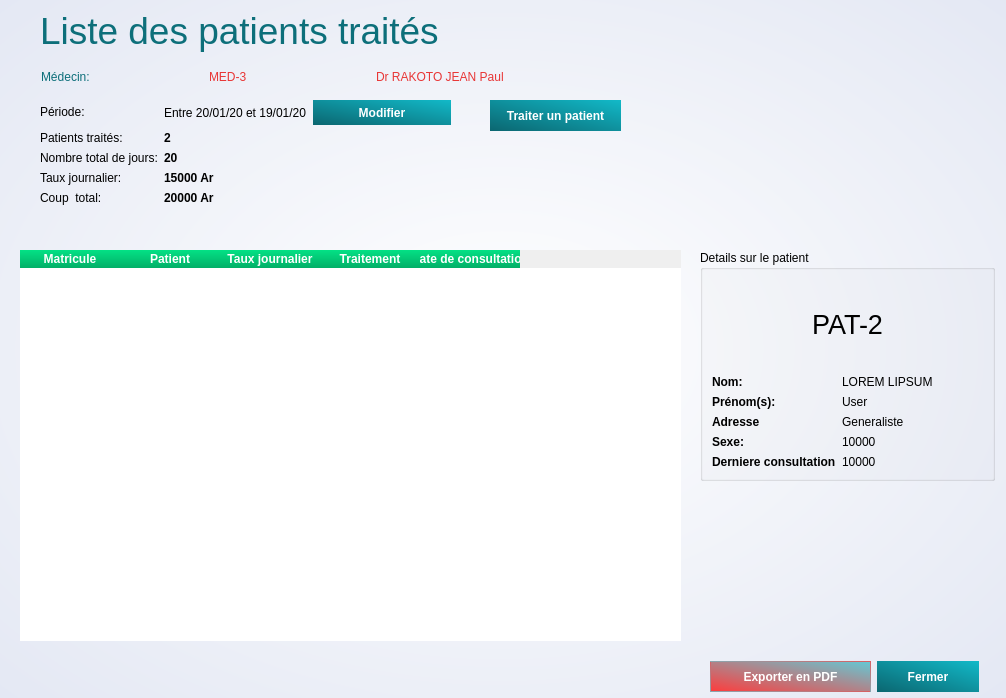
<?xml version="1.0" encoding="UTF-8"?>
<ui version="4.0">
 <class>VoirPatDuMed</class>
 <widget class="QDialog" name="VoirPatDuMed">
  <property name="geometry">
   <rect>
    <x>0</x>
    <y>0</y>
    <width>1006</width>
    <height>698</height>
   </rect>
  </property>
  <property name="minimumSize">
   <size>
    <width>1006</width>
    <height>698</height>
   </size>
  </property>
  <property name="maximumSize">
   <size>
    <width>1006</width>
    <height>698</height>
   </size>
  </property>
  <property name="windowTitle">
   <string>Dialog</string>
  </property>
  <property name="styleSheet">
   <string notr="true">#VoirPatDuMed{
background-color: qradialgradient(spread:pad, cx:0.494318, cy:0.5, radius:0.859, fx:0.5, fy:0.5, stop:0 rgba(255, 255, 255, 255), stop:1 rgba(222, 227, 241, 255));
}
#medTable{
	selection-background-color: rgb(13, 111, 122);
	alternate-background-color: rgb(240, 247, 255);
	selection-color: white;
	border: none;
}
#medTable QHeaderView::section{
	background-color: qlineargradient(spread:pad, x1:0.5, y1:1, x2:0.477, y2:0, stop:0 rgba(2, 175, 103, 255), stop:1 rgba(3, 225, 133, 255));
color: white;
border: none;
font-weight: bold;
}
*{
font: 75 11pt &quot;Calibri&quot;;
}</string>
  </property>
  <widget class="QWidget" name="layoutWidget">
   <property name="geometry">
    <rect>
     <x>40</x>
     <y>100</y>
     <width>411</width>
     <height>149</height>
    </rect>
   </property>
   <layout class="QFormLayout" name="formLayout_2">
    <item row="0" column="0">
     <widget class="QLabel" name="label_13">
      <property name="text">
       <string>Période:</string>
      </property>
     </widget>
    </item>
    <item row="0" column="1">
     <layout class="QHBoxLayout" name="horizontalLayout">
      <item>
       <widget class="QLabel" name="critereLbl">
        <property name="text">
         <string>Entre 20/01/20 et 19/01/20</string>
        </property>
       </widget>
      </item>
      <item>
       <widget class="QPushButton" name="critereBtn">
        <property name="minimumSize">
         <size>
          <width>70</width>
          <height>25</height>
         </size>
        </property>
        <property name="styleSheet">
         <string notr="true">#critereBtn{
border:none;
background-color: qlineargradient(spread:pad, x1:0, y1:1, x2:1, y2:0, stop:0 rgba(11, 102, 112, 255), stop:1 rgba(18, 185, 200, 255));
color: rgb(232, 54, 54);
color: white;
font-weight: bold;
}
#critereBtn:hover{
background-color: qlineargradient(spread:pad, x1:0, y1:1, x2:1, y2:0, stop:0 rgba(9, 87, 94, 255), stop:1 rgba(15, 174, 182, 255));
}</string>
        </property>
        <property name="text">
         <string>Modifier</string>
        </property>
       </widget>
      </item>
     </layout>
    </item>
    <item row="1" column="0">
     <widget class="QLabel" name="label">
      <property name="text">
       <string>Patients traités:</string>
      </property>
     </widget>
    </item>
    <item row="1" column="1">
     <widget class="QLabel" name="effectif">
      <property name="styleSheet">
       <string notr="true">font-weight: bold;</string>
      </property>
      <property name="text">
       <string>2</string>
      </property>
     </widget>
    </item>
    <item row="2" column="0">
     <widget class="QLabel" name="label_5">
      <property name="text">
       <string>Nombre total de jours:</string>
      </property>
     </widget>
    </item>
    <item row="2" column="1">
     <widget class="QLabel" name="totalJours">
      <property name="styleSheet">
       <string notr="true">font-weight: bold;</string>
      </property>
      <property name="text">
       <string>20</string>
      </property>
     </widget>
    </item>
    <item row="3" column="0">
     <widget class="QLabel" name="label_8">
      <property name="text">
       <string>Taux journalier: </string>
      </property>
     </widget>
    </item>
    <item row="4" column="0">
     <widget class="QLabel" name="label_6">
      <property name="text">
       <string>Coup  total:</string>
      </property>
     </widget>
    </item>
    <item row="4" column="1">
     <widget class="QLabel" name="coupTotal">
      <property name="styleSheet">
       <string notr="true">font-weight: bold;</string>
      </property>
      <property name="text">
       <string>20000 Ar</string>
      </property>
     </widget>
    </item>
    <item row="3" column="1">
     <widget class="QLabel" name="taux">
      <property name="styleSheet">
       <string notr="true">font-weight: bold;</string>
      </property>
      <property name="text">
       <string>15000 Ar</string>
      </property>
     </widget>
    </item>
   </layout>
  </widget>
  <widget class="QLabel" name="label_7">
   <property name="geometry">
    <rect>
     <x>40</x>
     <y>10</y>
     <width>621</width>
     <height>44</height>
    </rect>
   </property>
   <property name="styleSheet">
    <string notr="true">color: rgb(13, 111, 122);
font: 75 26pt &quot;Calibri&quot;;</string>
   </property>
   <property name="text">
    <string>&lt;!DOCTYPE HTML PUBLIC &quot;-//W3C//DTD HTML 4.0//EN&quot; &quot;http://www.w3.org/TR/REC-html40/strict.dtd&quot;&gt;
&lt;html&gt;&lt;head&gt;&lt;meta name=&quot;qrichtext&quot; content=&quot;1&quot; /&gt;&lt;style type=&quot;text/css&quot;&gt;
p, li { white-space: pre-wrap; }
&lt;/style&gt;&lt;/head&gt;&lt;body style=&quot; font-family:'Calibri'; font-size:26pt; font-weight:72; font-style:normal;&quot;&gt;
&lt;p style=&quot; margin-top:12px; margin-bottom:12px; margin-left:0px; margin-right:0px; -qt-block-indent:0; text-indent:0px;&quot;&gt;&lt;span style=&quot; font-family:'Quantify'; font-size:28pt; font-weight:400;&quot;&gt;Liste des patients traités&lt;/span&gt;&lt;/p&gt;&lt;/body&gt;&lt;/html&gt;</string>
   </property>
  </widget>
  <widget class="QTableWidget" name="medTable">
   <property name="geometry">
    <rect>
     <x>20</x>
     <y>250</y>
     <width>661</width>
     <height>391</height>
    </rect>
   </property>
   <property name="styleSheet">
    <string notr="true"/>
   </property>
   <column>
    <property name="text">
     <string>Matricule</string>
    </property>
   </column>
   <column>
    <property name="text">
     <string>Patient</string>
    </property>
   </column>
   <column>
    <property name="text">
     <string>Taux journalier</string>
    </property>
   </column>
   <column>
    <property name="text">
     <string>Traitement</string>
    </property>
   </column>
   <column>
    <property name="text">
     <string>Date de consultation</string>
    </property>
   </column>
  </widget>
  <widget class="QGroupBox" name="medDetailsGroup_2">
   <property name="geometry">
    <rect>
     <x>700</x>
     <y>250</y>
     <width>295</width>
     <height>231</height>
    </rect>
   </property>
   <property name="styleSheet">
    <string notr="true">#medDetailsGroup{
background-color: qlineargradient(spread:pad, x1:0.494, y1:0.960227, x2:0.465636, y2:0, stop:0 rgba(49, 176, 235, 255), stop:1 rgba(255, 255, 255, 255));
background-color: qlineargradient(spread:pad, x1:0, y1:0.989, x2:1, y2:0, stop:0 rgba(183, 212, 255, 255), stop:1 rgba(255, 255, 255, 255));
background-color: qlineargradient(spread:pad, x1:0, y1:0.989, x2:1, y2:0, stop:0 rgba(222, 237, 255, 255), stop:1 rgba(255, 255, 255, 255));
background-color:qlineargradient(spread:pad, x1:0, y1:1, x2:1, y2:0, stop:0 rgba(144, 250, 197, 255), stop:1 rgba(132, 165, 253, 255)) ;

}</string>
   </property>
   <property name="title">
    <string>Details sur le patient</string>
   </property>
   <layout class="QVBoxLayout" name="verticalLayout">
    <item>
     <layout class="QVBoxLayout" name="infoMedLayout_2">
      <item>
       <layout class="QHBoxLayout" name="horizontalLayout_8">
        <item>
         <spacer name="horizontalSpacer_2">
          <property name="orientation">
           <enum>Qt::Horizontal</enum>
          </property>
          <property name="sizeHint" stdset="0">
           <size>
            <width>40</width>
            <height>20</height>
           </size>
          </property>
         </spacer>
        </item>
        <item>
         <widget class="QLabel" name="numPatLbl">
          <property name="styleSheet">
           <string notr="true">text-align: center;
font-size: 20pt;</string>
          </property>
          <property name="text">
           <string>PAT-2</string>
          </property>
         </widget>
        </item>
        <item>
         <spacer name="horizontalSpacer_4">
          <property name="orientation">
           <enum>Qt::Horizontal</enum>
          </property>
          <property name="sizeHint" stdset="0">
           <size>
            <width>40</width>
            <height>20</height>
           </size>
          </property>
         </spacer>
        </item>
       </layout>
      </item>
      <item>
       <layout class="QFormLayout" name="formLayout_3">
        <item row="0" column="0">
         <widget class="QLabel" name="label_15">
          <property name="text">
           <string>&lt;html&gt;&lt;head/&gt;&lt;body&gt;&lt;p&gt;&lt;span style=&quot; font-weight:600;&quot;&gt;Nom:&lt;/span&gt;&lt;/p&gt;&lt;/body&gt;&lt;/html&gt;</string>
          </property>
         </widget>
        </item>
        <item row="0" column="1">
         <widget class="QLabel" name="nomPatLbl">
          <property name="text">
           <string>LOREM LIPSUM</string>
          </property>
         </widget>
        </item>
        <item row="1" column="0">
         <widget class="QLabel" name="label_16">
          <property name="text">
           <string>&lt;html&gt;&lt;head/&gt;&lt;body&gt;&lt;p&gt;&lt;span style=&quot; font-weight:600;&quot;&gt;Prénom(s):&lt;/span&gt;&lt;/p&gt;&lt;/body&gt;&lt;/html&gt;</string>
          </property>
         </widget>
        </item>
        <item row="1" column="1">
         <widget class="QLabel" name="prenomPatLbl">
          <property name="text">
           <string>User</string>
          </property>
         </widget>
        </item>
        <item row="2" column="0">
         <widget class="QLabel" name="label_18">
          <property name="text">
           <string>&lt;html&gt;&lt;head/&gt;&lt;body&gt;&lt;p&gt;&lt;span style=&quot; font-weight:600;&quot;&gt;Adresse&lt;/span&gt;&lt;/p&gt;&lt;/body&gt;&lt;/html&gt;</string>
          </property>
         </widget>
        </item>
        <item row="2" column="1">
         <widget class="QLabel" name="adressePatLbl">
          <property name="text">
           <string>Generaliste</string>
          </property>
         </widget>
        </item>
        <item row="3" column="0">
         <widget class="QLabel" name="label_19">
          <property name="text">
           <string>&lt;html&gt;&lt;head/&gt;&lt;body&gt;&lt;p&gt;&lt;span style=&quot; font-weight:600;&quot;&gt;Sexe:&lt;/span&gt;&lt;/p&gt;&lt;/body&gt;&lt;/html&gt;</string>
          </property>
         </widget>
        </item>
        <item row="3" column="1">
         <widget class="QLabel" name="sexePatLbl">
          <property name="text">
           <string>10000</string>
          </property>
         </widget>
        </item>
        <item row="4" column="0">
         <widget class="QLabel" name="label_25">
          <property name="text">
           <string>&lt;html&gt;&lt;head/&gt;&lt;body&gt;&lt;p&gt;&lt;span style=&quot; font-weight:600;&quot;&gt;Derniere consultation&lt;/span&gt;&lt;/p&gt;&lt;/body&gt;&lt;/html&gt;</string>
          </property>
         </widget>
        </item>
        <item row="4" column="1">
         <widget class="QLabel" name="lastConsu">
          <property name="text">
           <string>10000</string>
          </property>
         </widget>
        </item>
       </layout>
      </item>
     </layout>
    </item>
   </layout>
  </widget>
  <widget class="QWidget" name="layoutWidget">
   <property name="geometry">
    <rect>
     <x>41</x>
     <y>60</y>
     <width>497</width>
     <height>34</height>
    </rect>
   </property>
   <layout class="QHBoxLayout" name="horizontalLayout_2">
    <item>
     <widget class="QLabel" name="numPat_3">
      <property name="styleSheet">
       <string notr="true">font: 20pt &quot;Quantify&quot;;
color:rgb(13, 111, 122);</string>
      </property>
      <property name="text">
       <string>Médecin:</string>
      </property>
     </widget>
    </item>
    <item>
     <widget class="QLabel" name="numMed">
      <property name="styleSheet">
       <string notr="true">font: 20pt &quot;Quantify&quot;;
color:rgb(232, 54, 54);
font: 75 20pt &quot;Quicksand Bold&quot;;</string>
      </property>
      <property name="text">
       <string>MED-3</string>
      </property>
     </widget>
    </item>
    <item>
     <widget class="QLabel" name="nomMed">
      <property name="styleSheet">
       <string notr="true">font: 20pt &quot;Quantify&quot;;
color:rgb(232, 54, 54);
font: 75 20pt &quot;Quicksand Bold&quot;;</string>
      </property>
      <property name="text">
       <string>Dr RAKOTO JEAN Paul</string>
      </property>
     </widget>
    </item>
   </layout>
  </widget>
  <widget class="QPushButton" name="traitPat">
   <property name="geometry">
    <rect>
     <x>490</x>
     <y>100</y>
     <width>131</width>
     <height>31</height>
    </rect>
   </property>
   <property name="minimumSize">
    <size>
     <width>70</width>
     <height>25</height>
    </size>
   </property>
   <property name="styleSheet">
    <string notr="true">#traitPat{
border:none;
background-color: qlineargradient(spread:pad, x1:0, y1:1, x2:1, y2:0, stop:0 rgba(11, 102, 112, 255), stop:1 rgba(18, 185, 200, 255));
color: rgb(232, 54, 54);
color: white;
font-weight: bold;
}
#traitPat:hover{
background-color: qlineargradient(spread:pad, x1:0, y1:1, x2:1, y2:0, stop:0 rgba(9, 87, 94, 255), stop:1 rgba(15, 174, 182, 255));
}</string>
   </property>
   <property name="text">
    <string>Traiter un patient</string>
   </property>
  </widget>
  <widget class="QWidget" name="layoutWidget_2">
   <property name="geometry">
    <rect>
     <x>710</x>
     <y>660</y>
     <width>269</width>
     <height>33</height>
    </rect>
   </property>
   <layout class="QHBoxLayout" name="horizontalLayout_4">
    <item>
     <widget class="QPushButton" name="printMedtable">
      <property name="minimumSize">
       <size>
        <width>161</width>
        <height>31</height>
       </size>
      </property>
      <property name="styleSheet">
       <string notr="true">#printMedtable{
border:none;
border: 1px solid qlineargradient(spread:pad, x1:1, y1:0, x2:0, y2:1, stop:0 rgba(255, 59, 59, 255), stop:1 rgba(98, 202, 214, 255));
background-color: qlineargradient(spread:pad, x1:0, y1:1, x2:1, y2:0, stop:0 rgba(255, 59, 59, 255), stop:1 rgba(98, 202, 214, 255));
color: rgb(232, 54, 54);
color: white;
font-weight: bold;
}
#printMedtable:hover{
background-color: qlineargradient(spread:pad, x1:0, y1:1, x2:1, y2:0, stop:0 rgba(255, 34, 34, 255), stop:1 rgba(55, 198, 214, 255));
}</string>
      </property>
      <property name="text">
       <string>Exporter en PDF</string>
      </property>
     </widget>
    </item>
    <item>
     <widget class="QPushButton" name="cancelBtn">
      <property name="minimumSize">
       <size>
        <width>100</width>
        <height>31</height>
       </size>
      </property>
      <property name="styleSheet">
       <string notr="true">#cancelBtn{
border:none;
background-color: qlineargradient(spread:pad, x1:0, y1:1, x2:1, y2:0, stop:0 rgba(11, 102, 112, 255), stop:1 rgba(18, 185, 200, 255));
color: rgb(232, 54, 54);
color: white;
font-weight: bold;
}
#cancelBtn:hover{
background-color: qlineargradient(spread:pad, x1:0, y1:1, x2:1, y2:0, stop:0 rgba(9, 87, 94, 255), stop:1 rgba(15, 174, 182, 255));
}</string>
      </property>
      <property name="text">
       <string>Fermer</string>
      </property>
     </widget>
    </item>
   </layout>
  </widget>
 </widget>
 <resources/>
 <connections/>
</ui>
